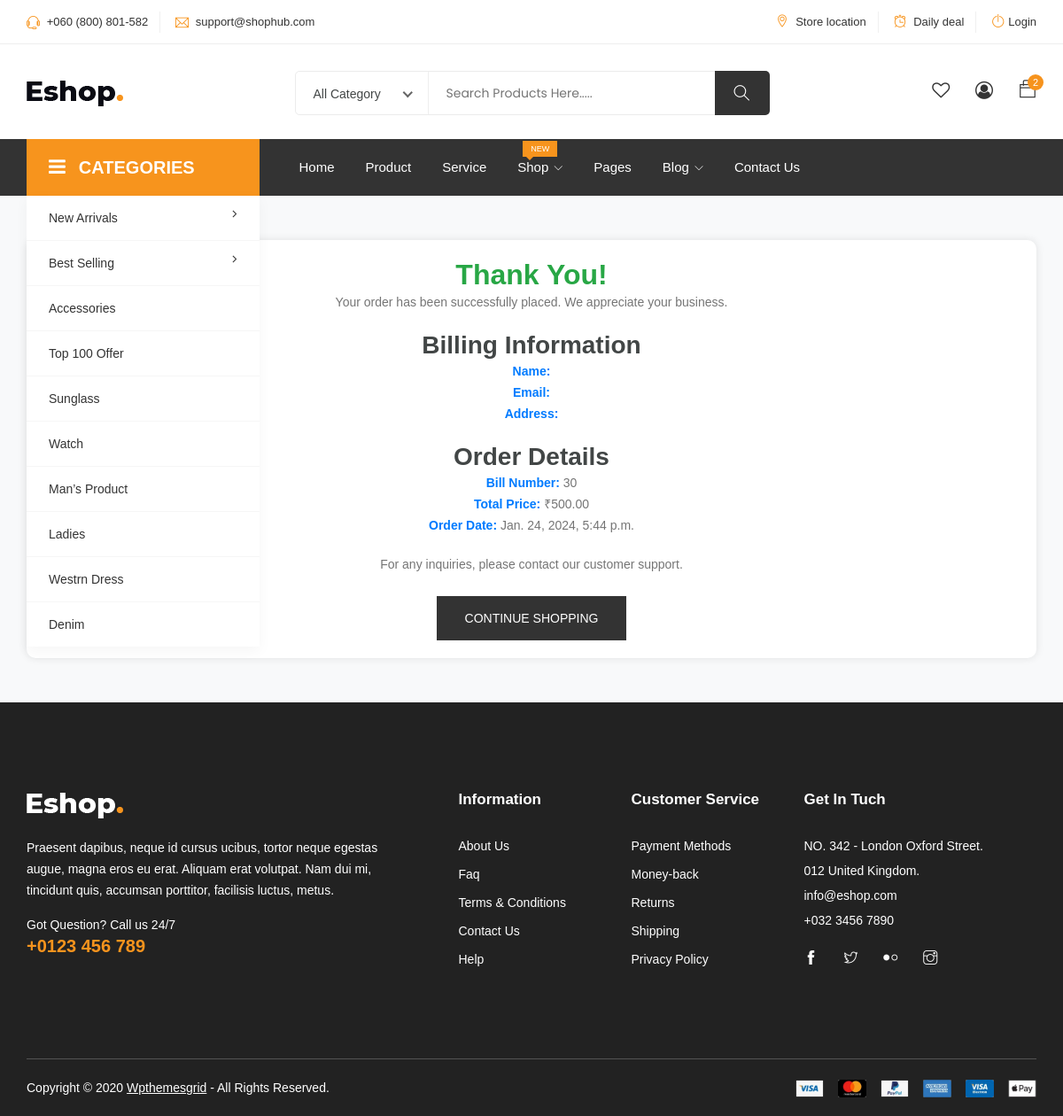
The page /order-success/30/ on the database its author committed.
### OmniApp/models.py (models this page shows, shortened)
class Order(models.Model):
    PENDING = "pending"
    PROCESSING = "processing"
    SHIPPED = "shipped"
    DELIVERED = "delivered"
    STATUS_CHOICES = [
        (PENDING, "Pending"),
        (PROCESSING, "Processing"),
        (SHIPPED, "Shipped"),
        (DELIVERED, "Delivered"),
    ]
    user = models.ForeignKey(User, on_delete=models.CASCADE)
    total_price = models.DecimalField(max_digits=10, decimal_places=2)
    status = models.CharField(max_length=20, choices=STATUS_CHOICES, default=PENDING)
    order_date = models.DateTimeField(auto_now_add=True)

### OmniApp/views.py (the view)
# urls.py: path("order-success/<int:order_id>/", order_success, name="order_success"),
def order_success(request, order_id):
    try:
        order = Order.objects.get(id=order_id)
        user_authenticated, types = authentication_login(request)
        customer_session = request.session.get("customer")
        customer_id = customer_session.get("id") if customer_session else None
        if customer_id:
            customer = Customer.objects.get(id=customer_id)
        else:
            customer = None
    except Order.DoesNotExist or Customer.DoesNotExist:
        return redirect("index")
    context = {
        "order": order,
        "customer": customer,
        "user_authenticated": user_authenticated,
        "type": types,
    }
    return render(request, "OmniCart/order_success.html", context)

### OmniApp/views.py (called while the page is built)
def authentication_login(request):
    customer_session = request.session.get("customer")
    if customer_session:
        customer_id = customer_session.get("id")
        try:
            customer = Customer.objects.get(id=customer_id)
            user_authenticated = True
        except Customer.DoesNotExist:
            user_authenticated = False
            customer = None
    else:
        user_authenticated = False
        customer = None
    types = customer.user_type if customer else None
    return user_authenticated, types

### templates/OmniCart/order_success.html (shortened to what this page needs)
{% extends 'base.html' %}
{% block content %}
<section class="order-success section">
    <div class="container">
        <div class="row">
            <div class="col-12">
                <div class="order-success-content text-center">
                    <h2>Thank You!</h2>
                    <p>Your order has been successfully placed. We appreciate your business.</p>
                    <div class="billing-info">
                        <h3>Billing Information</h3>
                        <p><strong>Name:</strong> {{ customer.full_name }}</p>
                        <p><strong>Email:</strong> {{ customer.email }}</p>
                        <p><strong>Address:</strong> {{ customer.address }}</p>
                    </div>
                    <div class="order-details">
                        <h3>Order Details</h3>
                        <p><strong>Bill Number:</strong> {{ order.id }}</p>
                        <p><strong>Total Price:</strong> ₹{{ order.total_price }}</p>
                        <p><strong>Order Date:</strong> {{ order.order_date }}</p>
                    </div>
                    <div class="additional-info">
                        <p>For any inquiries, please contact our customer support.</p>
                    </div>
                    <div class="button5 mt-4">
                        <a href="{% url 'shops' %}" class="btn btn-primary" style="color: #ffffff;">
                            Continue shopping
                        </a>
                    </div>
                </div>
            </div>
        </div>
    </div>
</section>
{% endblock content %}

### templates/OmniCart/order_success.html (style rules this page uses)
body { font-family: 'Arial', sans-serif; background-color: #f8f9fa; }
.order-success { padding: 50px 0; }
.order-success-content { background-color: #ffffff; border-radius: 10px; box-shadow: 0 0 10px rgba(0, 0, 0, 0.1); padding: 20px; }
h2 { color: #28a745; }
.billing-info, .order-details, .additional-info { margin-top: 20px; }
strong { color: #007bff; }
.button5 { margin-top: 30px; }

### rows shown on the page
Order: id "30", total_price "500.00", order_date "Jan. 24, 2024, 5:44 p.m."
